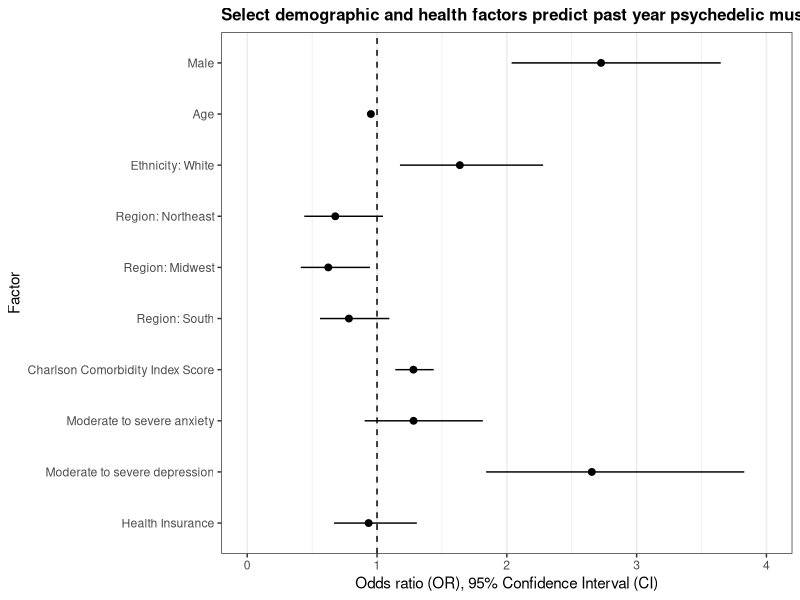
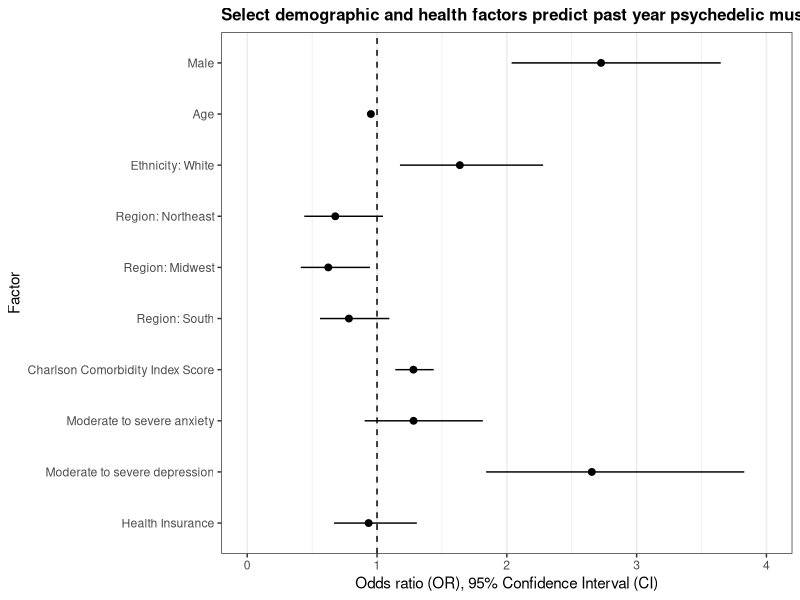

Reproduce these figures in R, in order.
## ---- chunk 1
knitr::opts_chunk$set(echo = TRUE)
## ---- chunk 2
library(tidyverse)
## ---- chunk 3
PM = read.csv('data/external/AHRI_DATASET_PM_MANUSCRIPT_DATA.csv')
## ---- chunk 4
# only necessary columns for figure 1's multivariate logistical regression
PM_cleaned = PM %>%
  select(
    CASEID_7139, 
    SEX, 
    AGE, 
    ETHNICITY, 
    HLS_YN,
    REGION, 
    CCI_SCORE, 
    GAD7_GE10, 
    PHQ9_GE10, 
    INSURANCE, 
    PM1_GEN_HEALTH, 
    PM1_DIAG_CONDITION, 
    PM1_UNDIAG_CONCERN
    ) %>%
  mutate(
    PM_12M = PM1_GEN_HEALTH + PM1_UNDIAG_CONCERN + PM1_DIAG_CONDITION
    )

# calculate boolean for PM_12M
PM_cleaned$PM_12M = PM_cleaned$PM_12M %>%
  recode(`-297` = 0, `0` = 0, `1` = 1, `2` = 1, `3` = 1)

## ---- chunk 5
## Make additional columns for individual risk factors
PM_cleaned$BLACK = (PM_cleaned$ETHNICITY == 1)
PM_cleaned$WHITE = (PM_cleaned$ETHNICITY == 2)
PM_cleaned$OTHERETHNICITY = (PM_cleaned$ETHNICITY == 3)

PM_cleaned$NORTHWEST = (PM_cleaned$REGION == 1)
PM_cleaned$MIDWEST = (PM_cleaned$REGION == 2)
PM_cleaned$SOUTH = (PM_cleaned$REGION == 3)
PM_cleaned$WEST = (PM_cleaned$REGION == 4)

## refactor columns
PM_cleaned$SEX = PM_cleaned$SEX %>%
  recode_factor(., `0` = 'Female', `1` = 'Male')

PM_cleaned$ETHNICITY = PM_cleaned$ETHNICITY %>%
  recode_factor(., `1` = 'Other', `2` = 'White', `3` = 'Other')

PM_cleaned$HLS_YN = PM_cleaned$HLS_YN %>%
  recode_factor(., `0` = 'None-Hispanic', `1` = 'Hispanic')

PM_cleaned$REGION = PM_cleaned$REGION %>%
  recode_factor(.,  `4` = 'West',  `1` = 'Northeast', `2` = 'Midwest', `3` = 'South')

## ---- chunk 6
## modified helper from https://rdrr.io/github/eringrand/RUncommon/src/R/logistic.regression.or.ci.R
logistic.regression.or.ci <- function(regress.out, level = 0.95) {
  usual.output <- summary(regress.out)
  z.quantile <- stats::qnorm(1 - (1 - level) / 2)
  number.vars <- length(regress.out$coefficients)
  OR <- exp(regress.out$coefficients[-1])
  temp.store.result <- matrix(rep(NA, number.vars * 2), nrow = number.vars)
  for (i in 1:number.vars) {
    temp.store.result[i, ] <- summary(regress.out)$coefficients[i] +
      c(-1, 1) * z.quantile * summary(regress.out)$coefficients[i + number.vars]
  }
  intercept.ci <- temp.store.result[1, ]
  slopes.ci <- temp.store.result[-1, ]
  OR.ci <- exp(slopes.ci)
  
  output <- list(
    regression.table = usual.output, intercept.ci = intercept.ci,
    slopes.ci = slopes.ci, OR = OR, OR.ci = OR.ci
  )
  return(output)
}
## ---- chunk 7
full_model = glm(PM_12M ~ SEX + AGE + ETHNICITY + REGION + CCI_SCORE + GAD7_GE10 + PHQ9_GE10 + INSURANCE, data = PM_cleaned, family = binomial)
full_model_results = logistic.regression.or.ci(full_model)
## ---- chunk 8
sdf = full_model_results$regression.table$coefficients
## ---- chunk 9
figure1df = data.frame(full_model_results$OR)
figure1df = cbind(Factor = rownames(figure1df), figure1df)
rownames(figure1df) = 1:nrow(figure1df)

figure1df$or.cimin = full_model_results$OR.ci[,1]
figure1df$or.cimax = full_model_results$OR.ci[,2]


figure1df$Factor = figure1df %>%
  pull(Factor) %>%
  recode_factor(
    `SEXMale` = "Male",
    `AGE` = "Age",
    `ETHNICITYWhite` = "Ethnicity: White",
    `REGIONNortheast` = "Region: Northeast",
    `REGIONMidwest` = "Region: Midwest",
    `REGIONSouth` = "Region: South",
    `CCI_SCORE` = "Charlson Comorbidity Index Score",
    `GAD7_GE10` = "Moderate to severe anxiety",
    `PHQ9_GE10` = "Moderate to severe depression",
    `INSURANCE` = "Health Insurance"
    )
## ---- chunk 10
## try plotting
ggplot(data = figure1df, aes(x = full_model_results.OR, y = Factor, xmin = or.cimin, xmax = or.cimax)) +
  geom_linerange() + 
  geom_point(size = 2) +
  theme_bw() +
  scale_y_discrete(limits=rev) + 
  geom_vline(aes(xintercept = 1), linetype = 'dashed') + 
  labs(
    title = 'Select demographic and health factors predict past year psychedelic mushroom use',
    x = 'Odds ratio (OR), 95% Confidence Interval (CI)',
    color = 'OR'
  ) +
  xlim(0, 4) + 
  theme(
    plot.title = element_text(size=12,face = "bold"),
    panel.grid.major.y = element_blank(),
    panel.grid.minor.y = element_blank()
  ) +
  guides(fill=guide_legend(title="New Legend Title"))

ggsave(filename = 'f1rep.pdf', width = 9, height = 4)
